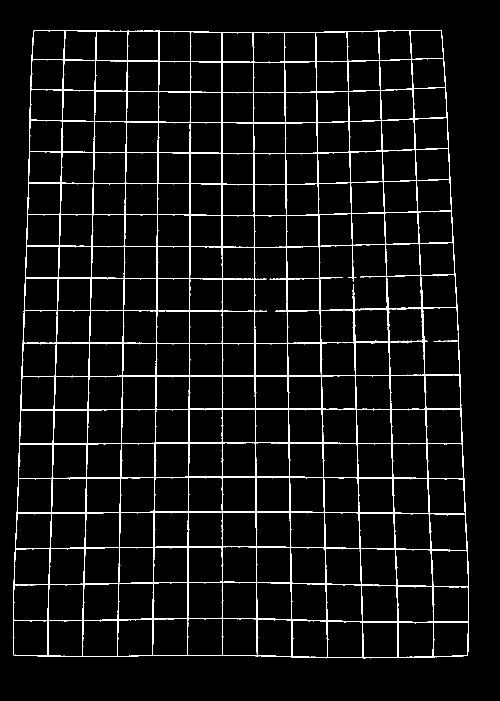
#> input picture 角点检测/picture1_line_1.png, 1000 x 1401 px (shown at 1/2 size)
$ python test.py
#> lines starting #> are read from the running program, lines starting #| are printed output that depends on the picture; after the words box and inside, x2 and y2 are one past the last pixel; in counts of white or black regions, pixels touching at a corner belong together
import cv2
import numpy as np
import matplotlib.pyplot as plt
# [52 lines of commented-out code are left out]

def remove_small_area(img,a):
    num_labels, labels, stats, centroids = cv2.connectedComponentsWithStats(img, connectivity=8)
    for i in range(1, num_labels):
        if stats[i][4] < a:
            img[labels == i] = 0
    return img
img=cv2.imread('picture1_line_1.png',0)
#> img: shape (1401, 1000); 4.9% white in thin lines or dots, all inside (x1, y1, x2, y2) = (26, 60, 938, 1317)
#闭操作
kernel = cv2.getStructuringElement(cv2.MORPH_RECT, (3, 3))
img = cv2.morphologyEx(img, cv2.MORPH_CLOSE, kernel)


plt.imshow(img,cmap='gray')
plt.show()
# #去除小面积区域
img = remove_small_area(img, 30)
#> in remove_small_area, `num_labels, labels, stats, centroids = cv2.connectedComponentsWithStat..`: num_labels = 2; stats = [[0, 0, 1000, 1401, 1330963], [26, 60, 912, 1257, 70037]]; centroids = [[500.5, 700.1], [480.3, 697.7]]
plt.imshow(img,cmap='gray')
plt.show()
#提取骨架
img = cv2.ximgproc.thinning(img,thinningType=cv2.ximgproc.THINNING_ZHANGSUEN)
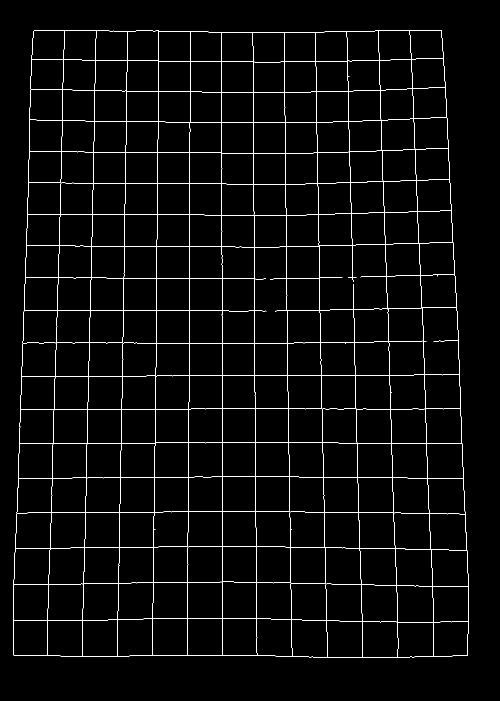
#> img: shape (1401, 1000) (shown at 1/2 size); 2.5% white in thin lines or dots, all inside (x1, y1, x2, y2) = (26, 60, 937, 1316)
plt.imshow(img,cmap='gray')
plt.show()
#检测角点
corners = cv2.goodFeaturesToTrack(img, 280, 0.01, 50)
#> corners = 280 rows, first 8: [866, 1244], [795, 1244], [724, 1243], [653, 1241], [165, 1240], [235, 1239], [513, 1237], [305, 1237]
print(len(corners))
#| 280
img1=cv2.imread("work/picture1.png")
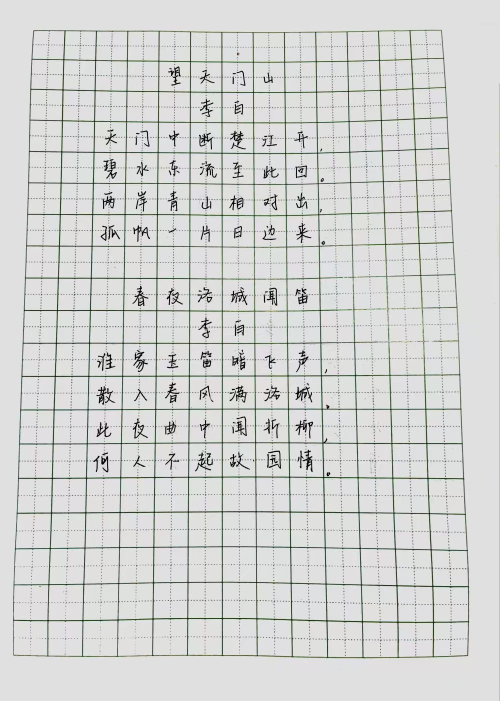
#> input picture 角点检测/work/picture1.png, 1000 x 1401 px (shown at 1/2 size)
#> img1 is the input picture: shape (1401, 1000, 3); mean B, G, R 210.9, 212.6, 211.3
#画出角点
#img1=cv2.cvtColor(img,cv2.COLOR_GRAY2BGR)
for i in corners:
    x, y = i.ravel()
    cv2.circle(img1, (int(x), int(y)), 2, (0,0,255), -1)
#> this loop made 280 passes
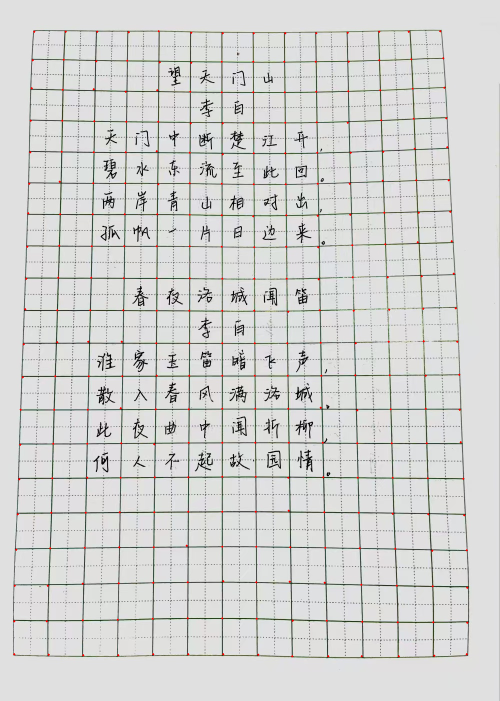
#> img1: shape (1401, 1000, 3) (shown at 1/2 size); 0.26% of pixels changed, all inside (x1, y1, x2, y2) = (26, 60, 937, 1315)
cv2.imwrite("picture1_corner.png", img1)
plt.imshow(img1)
plt.show()
exit(0)
#> (the program exits here)
